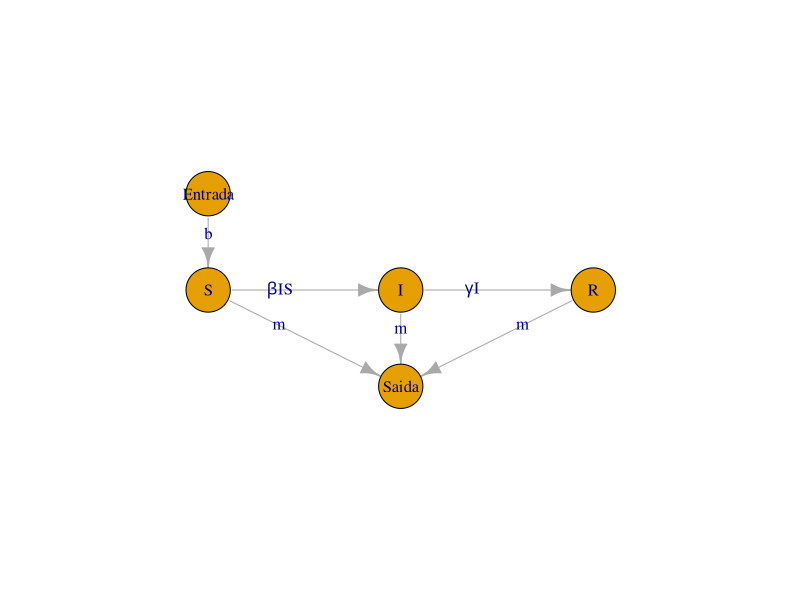
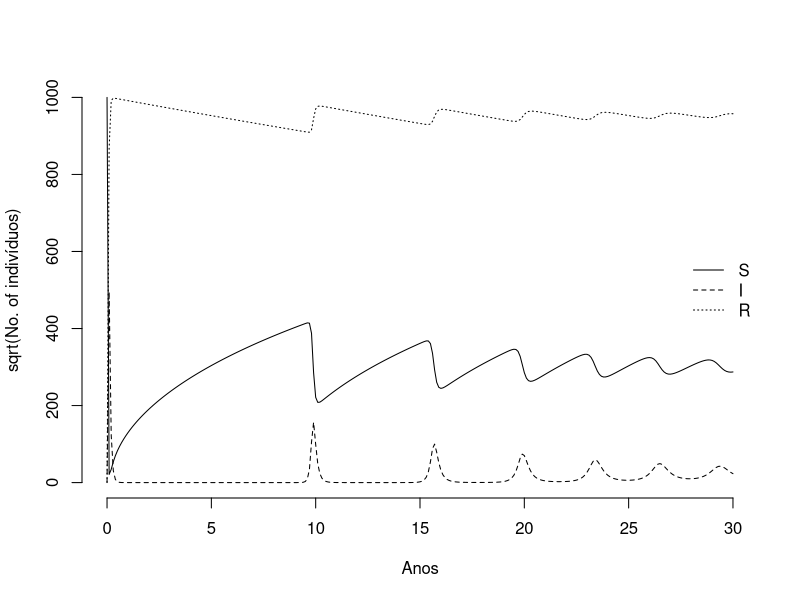

Source code (R) for these figures, in order:
##################################
## Grafo
##################################
library(igraph)

SIR_grafo<-graph.formula(S-+I,I-+R,Entrada-+S,Saida+-S,Saida+-I,Saida+-R)
E(SIR_grafo)$label<-c(expression(paste(beta,"IS")),
                      "m",
                      expression(paste(gamma,"I")),
                      "m",
                      "m",
                      "b")
loc<-matrix(c(0,1,1,1,2,1,0,1.5,1,0.5),ncol=2,byrow=T)

#jpeg("01.jpg")
plot(SIR_grafo,layout=loc,rescale=F,xlim=c(0,2.2),ylim=c(0,2),vertex.size=23)
#dev.off()

##################################
## Modelo
##################################
SIRbd <- function(t,y,p){
    S <- y[1]
    I <- y[2]
    R <- y[3]
    with(as.list(p), {
                    dS.dt <- b * (S+I+R) - B * I * S - m * S
                    dI.dt <- B * I * S - g * I - m * I
                    dR.dt <- g * I -m * R
                    return(list(c(dS.dt,dI.dt,dR.dt)))
                })
}

##################################
## Parametros
##################################
N <- 10^6
R <- 0
I <- 1
S <- N - I - R
g<-1/(13/365)
b <- 1/50
idade <- 5
R0 <- 1+1/(b*idade)
B <- R0 * (g+b)/N

##################################
## Figura
##################################
parms <-c(B=B, #Taxa de transmissão
          g=g, #Taxa de criação de resistencia
          b=b, #Natalidade
          m=b) #Mortalidade

anos <- seq(0,30,by=0.1)

library(deSolve)
SIRbd.out <- data.frame(ode(c(S=S,I=I,R=R),anos,SIRbd,parms,hmax=0.01))

#jpeg("02.jpg")
matplot(SIRbd.out[,1],sqrt(SIRbd.out[,-1]),type="l",col=1,lty=1:3,
        ylab="sqrt(No. of indivíduos)",xlab="Anos",frame=F)
legend("right",c("S","I","R"),lty=1:3,bty="n")
#dev.off()
